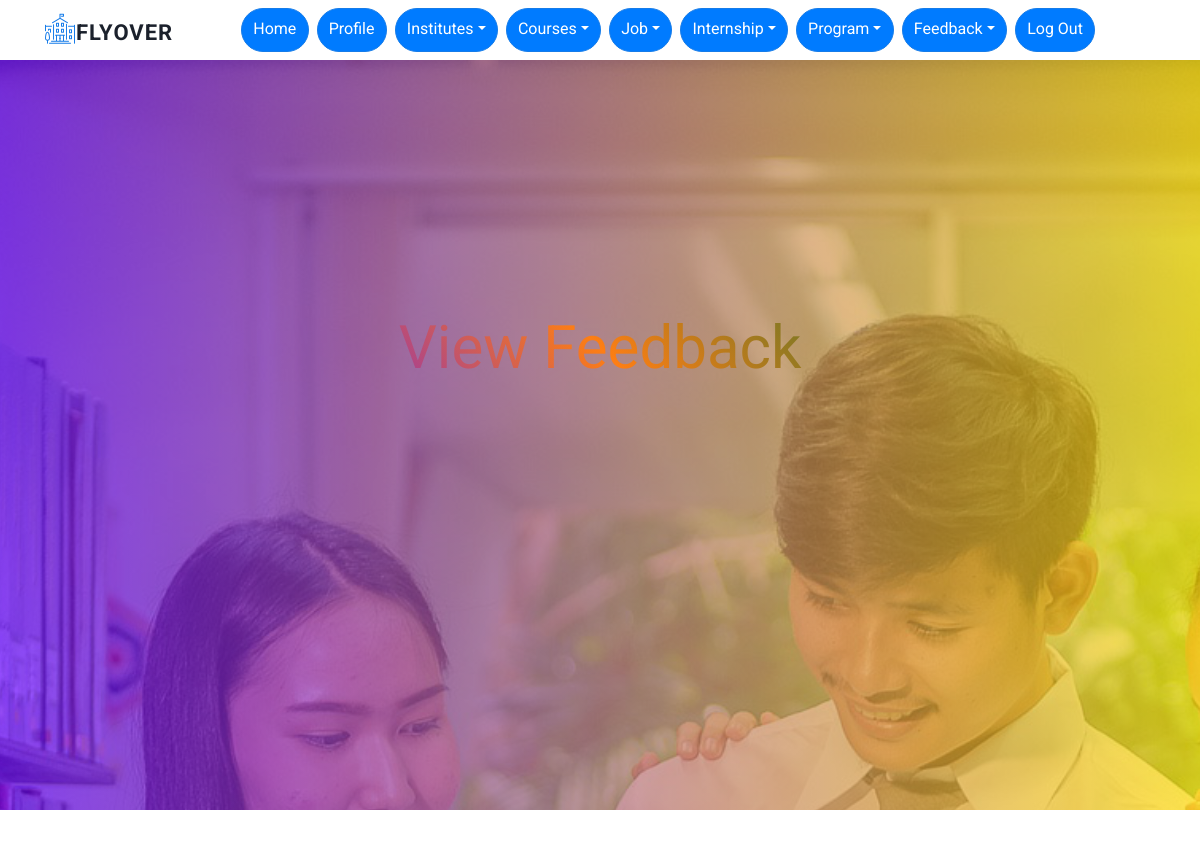
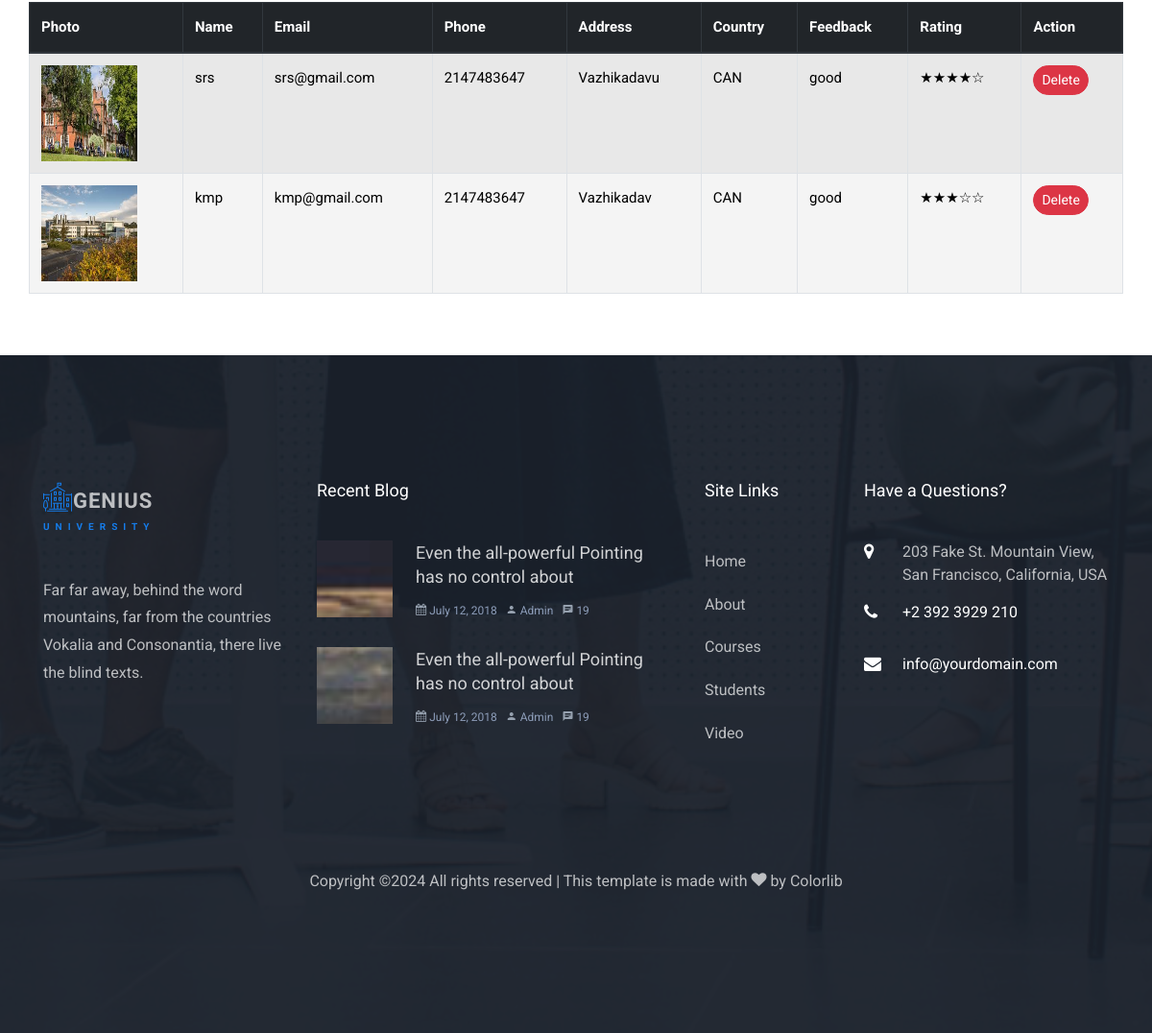
The app's page /user/view_feedback.php with its own data (2 pictures, top to bottom).
### tables this page shows
CREATE TABLE `institute_reg` (
  `institute_reg_id` int(11) NOT NULL,
  `institute_name` varchar(100) NOT NULL,
  `institute_address` varchar(300) NOT NULL,
  `institute_email` varchar(100) NOT NULL,
  `institute_phone` varchar(30) NOT NULL,
  `institute_photo` varchar(100) NOT NULL,
  `institute_country` varchar(100) NOT NULL,
  `description` varchar(300) NOT NULL,
  `document` varchar(100) NOT NULL,
  `login_id` int(30) NOT NULL
);

CREATE TABLE `feedabck` (
  `feedback_id` int(30) NOT NULL,
  `user_id` int(30) NOT NULL,
  `feedback` varchar(300) NOT NULL,
  `rating` int(100) NOT NULL,
  `created_at` timestamp NOT NULL DEFAULT current_timestamp() ON UPDATE current_timestamp(),
  `institute_id` int(30) NOT NULL
);

### user/view_feedback.php (the view, shortened to what this page needs)
<?php
include 'header.php';
?>
<body>
    <div class="hero-wrap" style="background-image: url('../assets/images/bg_1.jpg'); background-attachment:fixed;">
        <div class="overlay"></div>
        <div class="container">
            <div class="row no-gutters slider-text align-items-center justify-content-center" data-scrollax-parent="true">
                <div class="col-md-8 ftco-animate text-center">
                    <h1 class="mb-4">View Feedback</h1>
                </div>
            </div>
        </div>
    </div>
    <div class="container my-5 gray-bg">
        <div class="row justify-content-center">
            <table class="table table-bordered table-hover table-striped">
                <thead class="thead-dark">
                    <tr>
                        <th>Photo</th>
                        <th>Name</th>
                        <th>Email</th>
                        <th>Phone</th>
                        <th>Address</th>
                        <th>Country</th>
                        <th>Feedback</th>
                        <th>Rating</th>
                        <th>Action</th>
                    </tr>
                </thead>
                <tbody>
                    <?php
                    include '../config.php';
                    $query = "
                        SELECT r.*, f.feedback, f.feedback_id, f.rating, l.status
                        FROM institute_reg r
                        JOIN login l ON r.login_id = l.login_id
                        INNER JOIN feedabck f ON r.institute_reg_id = f.institute_id
                        WHERE l.status = 'approve'
                    ";
                    $result = mysqli_query($con, $query);
                    if ($result->num_rows > 0) {
                        while ($row = $result->fetch_assoc()) {
                            echo "<tr>";
                            echo "<td><img style='width:100px;height:100px' src='../upload/" . htmlspecialchars($row['institute_photo']) . "' alt='Institute Photo'></td>";
                            echo "<td>" . htmlspecialchars($row['institute_name']) . "</td>";
                            echo "<td>" . htmlspecialchars($row['institute_email']) . "</td>";
                            echo "<td>" . htmlspecialchars($row['institute_phone']) . "</td>";
                            echo "<td>" . htmlspecialchars($row['institute_address']) . "</td>";
                            echo "<td>" . htmlspecialchars($row['institute_country']) . "</td>";
                            echo "<td>" . htmlspecialchars($row['feedback']) . "</td>";
                            $rating = (int) $row['rating'];
                            echo "<td>";
                            for ($i = 1; $i <= 5; $i++) {
                                if ($i <= $rating) {
                                    echo "&#9733;";
                                } else {
                                    echo "&#9734;";
                                }
                            }
                            echo "</td>";
                            echo "<td>
                                    <form method='POST' action='delete_feedback.php' onsubmit='return confirm(\"Are you sure you want to delete this feedback?\");'>
                                        <input type='hidden' name='feedback_id' value='" . htmlspecialchars($row['feedback_id']) . "'>
                                        <button type='submit' class='btn btn-danger btn-sm'>Delete</button>
                                    </form>
                                  </td>";
                            echo "</tr>";
                        }
                    } else {
                        echo "<tr><td colspan='9' class='text-center'>No Feedback Found</td></tr>";
                    }
                    ?>
                </tbody>
            </table>
        </div>
    </div>
    <?php
    include 'footer.php';
    ?>
</body>
</html>

### user/view_feedback.php (style rules this page uses)
.table { background-color: rgba(200, 200, 200, 0.2); color: #000; }
.thead-dark th { background-color: #343a40; color: #fff; }

### records on screen
institute_reg: institute_photo (picture), institute_name "srs", institute_email "srs@gmail.com", institute_phone "2147483647", institute_address "Vazhikadavu", institute_country "CAN", feedabck.feedback "good"
institute_reg: institute_photo (picture), institute_name "kmp", institute_email "kmp@gmail.com", institute_phone "2147483647", institute_address "Vazhikadav", institute_country "CAN", feedabck.feedback "good"
